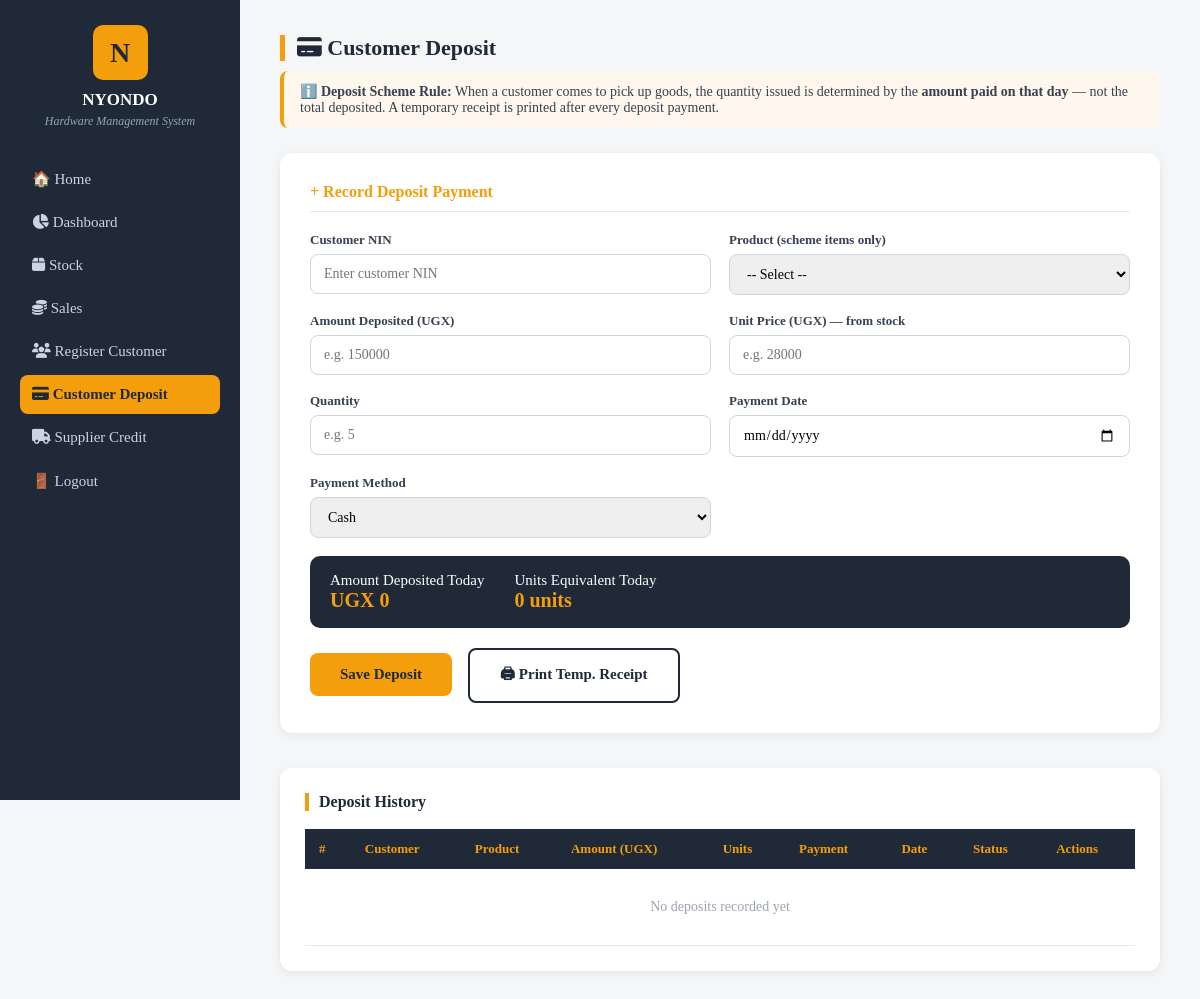
Before: /customer_deposit/ (signed in) with the older database file.
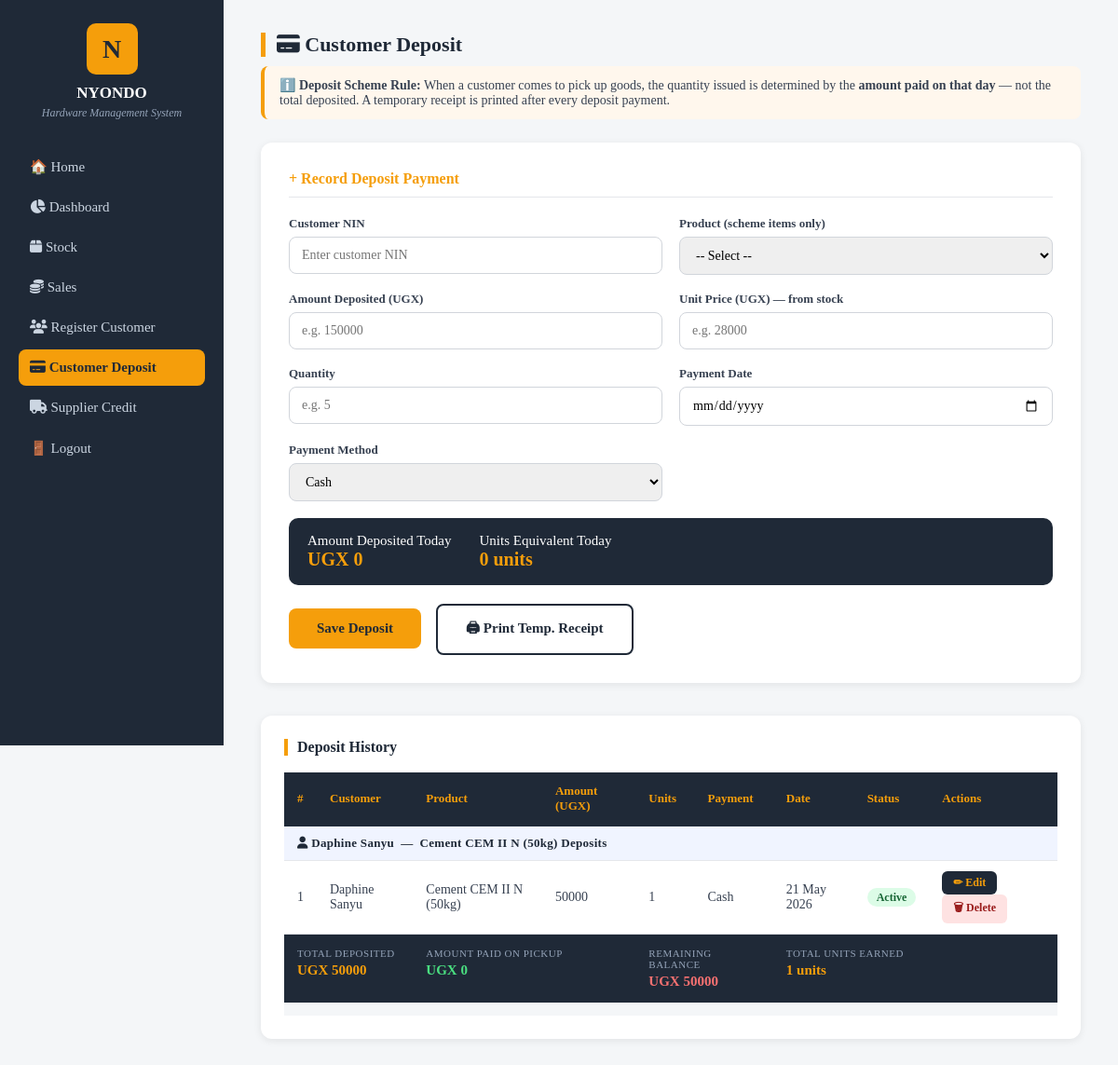
After: the same page with the newer database file.
### nyondoapp/models.py (models this page shows, shortened)
class Customer(models.Model):
    full_name = models.CharField(max_length=200)  # must match name on National ID
    NIN = models.CharField(max_length=20, unique=True)  # National Identification Number
    phone = models.CharField(max_length=20)
    employer = models.CharField(max_length=200, blank=True)
    address = models.CharField(max_length=255, blank=True)
    PRODUCT_CHOICES = [
        ('cement_cem2', 'Cement CEM II N'),
        ('cement_cem3', 'Cement CEM III N'),
        ('iron_bar_10', 'Iron Bar 10mm'),
        ('iron_bar_12', 'Iron Bar 12mm'),
        ('iron_bar_16', 'Iron Bar 16mm'),
        ('iron_sheet_26', 'Iron Sheets 26G'),
        ('iron_sheet_28', 'Iron Sheets 28G'),
        ('iron_sheet_30', 'Iron Sheets 30G'),
    ]
    preferred_product = models.CharField(max_length=50, choices=PRODUCT_CHOICES)
    registration_date = models.DateField(auto_now_add=True)

class CustomerDeposit(models.Model):
    PAYMENT_CHOICES = [
        ('cash', 'Cash'),
        ('mobile_money', 'Mobile Money'),
        ('bank_transfer', 'Bank Transfer'),
    ]
    STATUS_CHOICES = [
        ('active', 'Active'),
        ('ready_pickup', 'Ready for Pickup'),
        ('collected', 'Collected'),
    ]
    customer              = models.ForeignKey(Customer, on_delete=models.CASCADE)
    product               = models.ForeignKey(Product, on_delete=models.CASCADE)
    amount_deposited      = models.DecimalField(max_digits=10, decimal_places=2)
    unit_price            = models.DecimalField(max_digits=10, decimal_places=2)
    quantity              = models.IntegerField(default=0)
    units_equivalent      = models.IntegerField(default=0)
    amount_paid_on_pickup = models.DecimalField(max_digits=12, decimal_places=0, default=0)
    payment_method        = models.CharField(max_length=20, choices=PAYMENT_CHOICES, default='cash')
    status                = models.CharField(max_length=20, choices=STATUS_CHOICES, default='active')
    date                  = models.DateField(auto_now_add=True)

class Product(models.Model):
    name = models.CharField(max_length=200)
    unit_cost = models.DecimalField(max_digits=10, decimal_places=2)  # buying price
    unit_price = models.DecimalField(max_digits=10, decimal_places=2)  # selling price
    quantity = models.IntegerField(default=0)  # current stock level

### nyondoapp/views.py (the view, shortened to what this page needs)
# urls.py: path('customer_deposit/', views.customer_deposit, name='customer_deposit'),
@login_required
def customer_deposit(request):
    role = get_user_role(request.user)
    if role == 'stockmanager':
        messages.error(request, 'You are not authorized to access customer deposits.')
        return redirect('/dashboard/stockmanager/')
    def build_groups():
        all_deposits = CustomerDeposit.objects.select_related(
            'customer', 'product'
        ).order_by('customer__full_name', '-date')
        grouped = defaultdict(list)
        for d in all_deposits:
            grouped[d.customer].append(d)
        customer_groups = []
        for customer, dep_list in grouped.items():
            total_deposited   = sum(d.amount_deposited   for d in dep_list)
            total_paid_pickup = sum(d.amount_paid_on_pickup for d in dep_list)
            remaining         = total_deposited - total_paid_pickup
            total_units       = sum(d.units_equivalent   for d in dep_list)
            customer_groups.append({
                'customer':          customer,
                'deposits':          dep_list,
                'total_deposited':   total_deposited,
                'total_paid_pickup': total_paid_pickup,
                'remaining':         remaining,
                'total_units':       total_units,
            })
        return customer_groups
    return render(request, 'customer_deposit.html', {
        'customer_groups': build_groups(),
        'products': Product.objects.all(),
    })

### nyondoapp/views.py (called while the page is built)
def get_user_role(user):
    groups = user.groups.values_list('name', flat=True)
    if 'admin' in groups:
        return 'admin'
    elif 'salesperson' in groups:
        return 'salesperson'
    elif 'stockmanager' in groups:
        return 'stockmanager'
    return None

### nyondoapp/templates/customer_deposit.html (shortened to what the changed rows need)
<!doctype html>
<html lang="en">
  <head>
    <link rel="stylesheet" href="https://cdnjs.cloudflare.com/ajax/libs/font-awesome/6.5.1/css/all.min.css" />
  </head>
  <body>
    <div class="sidebar" id="sidebar">
      <h2>NYONDO</h2>
    </div>
    <div class="main">
      <div class="table-section">
        <div class="table-wrapper">
        <table>
          <thead>
            <tr>
              <th>#</th>
              <th>Customer</th>
              <th>Product</th>
              <th>Amount (UGX)</th>
              <th>Units</th>
              <th>Payment</th>
              <th>Date</th>
              <th>Status</th>
              <th>Actions</th>
            </tr>
          </thead>
          <tbody>
            {% for group in customer_groups %}
              <tr class="customer-group-header">
                <td colspan="9">
                  <i class="fa-solid fa-user"></i> {{ group.customer.full_name }}
                  &nbsp;—&nbsp;
                  {{ group.deposits.0.product.name }} Deposits
                </td>
              </tr>
              {% for deposit in group.deposits %}
              <tr>
                <td>{{ forloop.counter }}</td>
                <td>{{ deposit.customer.full_name }}</td>
                <td>{{ deposit.product.name }}</td>
                <td>{{ deposit.amount_deposited|floatformat:0 }}</td>
                <td>{{ deposit.units_equivalent }}</td>
                <td>{{ deposit.get_payment_method_display }}</td>
                <td>{{ deposit.date|date:"d M Y" }}</td>
                <td>
                  {% if deposit.status == 'active' %}
                    <span class="badge-active">Active</span>
                  {% elif deposit.status == 'ready_pickup' %}
                    <span class="badge-pickup">Ready Pickup</span>
                  {% else %}
                    <span class="badge-done">Collected</span>
                  {% endif %}
                </td>
                <td>
                  <a href="/customer_deposit/edit/{{ deposit.id }}/" class="btn-edit">✏ Edit</a>
                  <a href="/customer_deposit/delete/{{ deposit.id }}/" class="btn-delete"
                     onclick="return confirm('Delete this deposit?');">🗑 Delete</a>
                </td>
              </tr>
              {% endfor %}
              <tr class="balance-summary-row">
                <td colspan="2">
                  <span class="bal-label">Total Deposited</span>
                  <span class="bal-value">UGX {{ group.total_deposited|floatformat:0 }}</span>
                </td>
                <td colspan="2">
                  <span class="bal-label">Amount Paid on Pickup</span>
                  <span class="bal-value green">UGX {{ group.total_paid_pickup|floatformat:0 }}</span>
                </td>
                <td colspan="2">
                  <span class="bal-label">Remaining Balance</span>
                  {% if group.remaining == 0 %}
                    <span class="bal-value green">UGX 0 &nbsp;✓ Cleared</span>
                  {% else %}
                    <span class="bal-value red">UGX {{ group.remaining|floatformat:0 }}</span>
                  {% endif %}
                </td>
                <td colspan="2">
                  <span class="bal-label">Total Units Earned</span>
                  <span class="bal-value">{{ group.total_units }} units</span>
                </td>
                <td></td>
              </tr>
              <tr class="spacer-row"><td colspan="9"></td></tr>
            {% empty %}
              <tr>
                <td colspan="9" style="text-align: center; color: #9ca3af; padding: 30px;">
                  No deposits recorded yet
                </td>
              </tr>
            {% endfor %}
          </tbody>
        </table>
        </div>
    </div>
  </body>
</html>

Changed rows visible on the page:
now on this page (row unchanged): Customer: customer.full_name "Daphine Sanyu", deposits.0.product.name "Cement CEM II N (50kg)", total_deposited "50000", total_paid_pickup "0", remaining "50000", total_units "1"
added CustomerDeposit: customer.full_name "Daphine Sanyu", product.name "Cement CEM II N (50kg)", amount_deposited "50000", units_equivalent "1", payment_method "Cash", date "21 May 2026", status "Active"
Other visible differences:
text no longer shown: "No deposits recorded yet"
